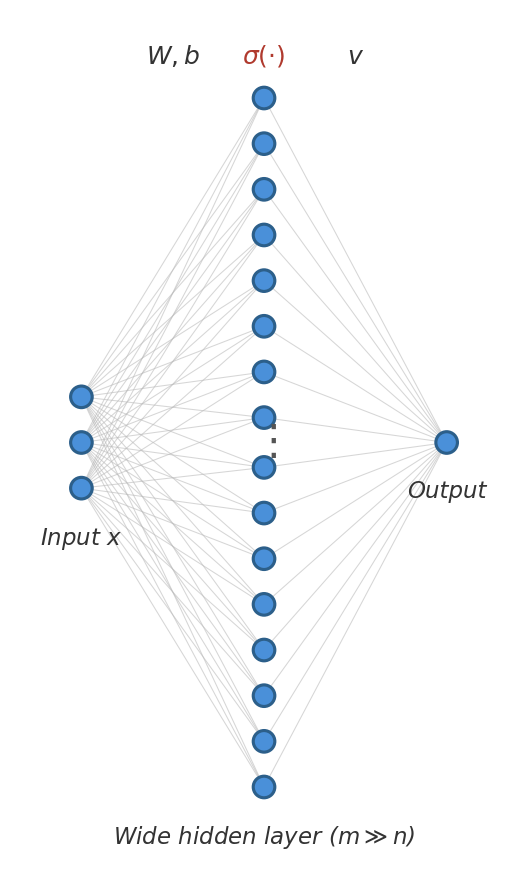

This chart was generated by the following Python code:
import matplotlib.pyplot as plt
import numpy as np

fig, ax = plt.subplots(figsize=(12, 6))

# Layer configuration: (num_nodes, x_position, label)
# Hidden layer has many nodes to convey overparameterization
n_input = 3
n_hidden_shown = 16  # nodes actually drawn (8 on each side of ellipsis)
n_output = 1

layers_x = [0.0, 2.2, 4.4]
layer_labels = [r'Input $x$', r'Wide hidden layer ($m \gg n$)', 'Output']

node_radius = 0.13
node_color = '#4A90D9'
edge_color = '#BBBBBB'
spacing = 0.55

# Compute y positions for input and output layers (centered)
input_ys = np.linspace(-(n_input - 1) / 2 * spacing,
                       (n_input - 1) / 2 * spacing, n_input)
input_pos = [(layers_x[0], y) for y in input_ys]

output_pos = [(layers_x[2], 0.0)]

# Hidden layer: 8 nodes on top, ellipsis, 8 nodes on bottom
n_half = n_hidden_shown // 2
gap_for_ellipsis = 0.6  # extra vertical gap for the "..." region

# Total span: n_half nodes above gap, n_half nodes below gap
top_ys = np.linspace(gap_for_ellipsis / 2 + (n_half - 1) * spacing,
                     gap_for_ellipsis / 2, n_half)
bottom_ys = np.linspace(-gap_for_ellipsis / 2,
                        -gap_for_ellipsis / 2 - (n_half - 1) * spacing, n_half)

hidden_ys = np.concatenate([top_ys, bottom_ys])
hidden_pos = [(layers_x[1], y) for y in hidden_ys]

all_positions = [input_pos, hidden_pos, output_pos]

# Draw edges: input -> hidden
for (x1, y1) in input_pos:
    for (x2, y2) in hidden_pos:
        ax.plot([x1, x2], [y1, y2], color=edge_color, linewidth=0.5,
                zorder=1, alpha=0.6)

# Draw edges: hidden -> output
for (x1, y1) in hidden_pos:
    for (x2, y2) in output_pos:
        ax.plot([x1, x2], [y1, y2], color=edge_color, linewidth=0.5,
                zorder=1, alpha=0.6)

# Draw nodes for input layer
for (x, y) in input_pos:
    circle = plt.Circle((x, y), node_radius, color=node_color,
                         ec='#2C5F8A', linewidth=1.5, zorder=2)
    ax.add_patch(circle)

# Draw hidden layer nodes
for (x, y) in hidden_pos:
    circle = plt.Circle((x, y), node_radius, color=node_color,
                         ec='#2C5F8A', linewidth=1.5, zorder=2)
    ax.add_patch(circle)

# Draw ellipsis in the gap
ax.text(layers_x[1], 0.0, r'$\vdots$', ha='center', va='center',
        fontsize=20, color='#555555', zorder=3)

# Draw output node
for (x, y) in output_pos:
    circle = plt.Circle((x, y), node_radius, color=node_color,
                         ec='#2C5F8A', linewidth=1.5, zorder=2)
    ax.add_patch(circle)

# Draw layer labels below each layer
label_y_offsets = [-0.45, -0.45, -0.45]
for idx, (x_pos, label) in enumerate(zip(layers_x, layer_labels)):
    positions_for_layer = all_positions[idx]
    y_bottom = min(y for _, y in positions_for_layer) + label_y_offsets[idx]
    ax.text(x_pos, y_bottom, label, ha='center', va='top', fontsize=11,
            fontstyle='italic', color='#333333')

# Annotation: W, b between input and hidden
x_mid_1 = (layers_x[0] + layers_x[1]) / 2
y_top_1 = max(max(y for _, y in input_pos), max(y for _, y in hidden_pos))
ax.text(x_mid_1, y_top_1 + 0.35, r'$W, b$',
        ha='center', va='bottom', fontsize=12, color='#333333')

# Annotation: sigma above hidden layer
y_top_hidden = max(y for _, y in hidden_pos)
ax.text(layers_x[1], y_top_hidden + 0.35, r'$\sigma(\cdot)$',
        ha='center', va='bottom', fontsize=12, color='#B03A2E')

# Annotation: v between hidden and output
x_mid_2 = (layers_x[1] + layers_x[2]) / 2
y_top_2 = max(max(y for _, y in hidden_pos), max(y for _, y in output_pos))
ax.text(x_mid_2, y_top_2 + 0.35, r'$v$',
        ha='center', va='bottom', fontsize=12, color='#333333')

y_min = min(y for _, y in hidden_pos) - 1.0
y_max = max(y for _, y in hidden_pos) + 1.0
ax.set_xlim(-0.8, 5.2)
ax.set_ylim(y_min, y_max)
ax.set_aspect('equal')
ax.axis('off')

plt.tight_layout()
plt.savefig('assets/neural-tangent-kernel/wide-network.png',
            dpi=150, bbox_inches='tight', facecolor='white')
plt.show()
